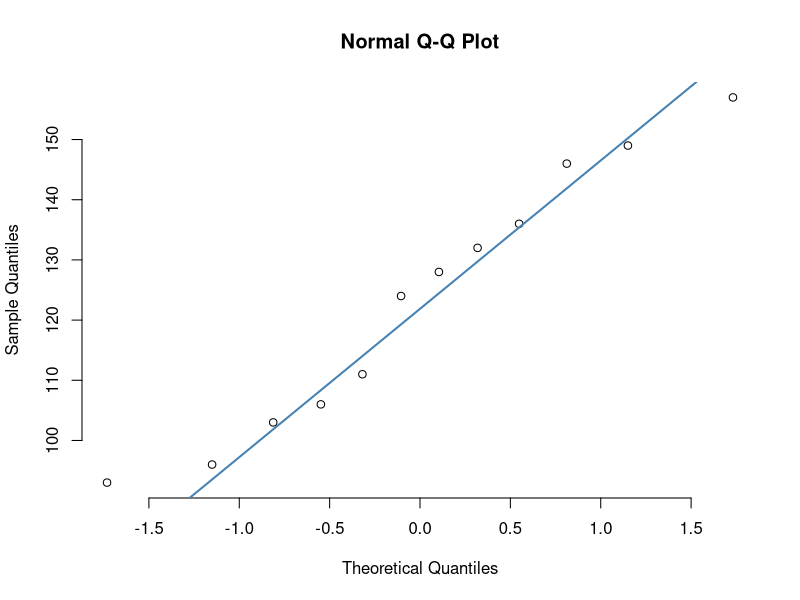
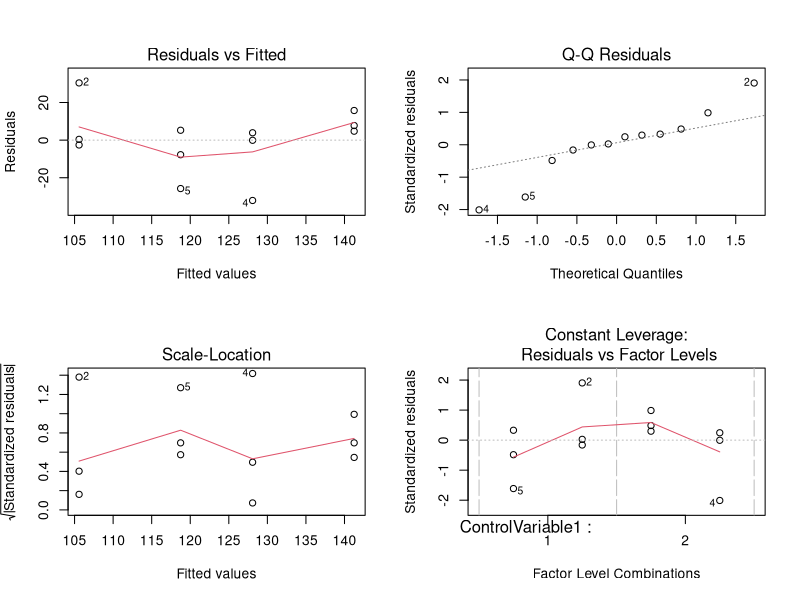

Recreate these plots in R, in order.
## ---- chunk 1
knitr::opts_chunk$set(echo = TRUE)
## ---- chunk 2
ControlVariable1=c("1","1","2","2","1","1","2","2","1","1","2","2")
ControlVariable2=c("1","2","1","2","1","2","1","2","1","2","1","2")
Outcome=c(124,136,157,96,93,103,146,128,111,106,149,132)

df<- data.frame(ControlVariable1, ControlVariable2, Outcome)

write.table(df, file='C:\\Users\\ddinh\\OneDrive\\Documents\\EXST 7004\\data.txt')
df
## ---- chunk 3
qqnorm(Outcome, pch = 1, frame = FALSE)
qqline(Outcome, col = "steelblue", lwd = 2)
## ---- chunk 4
t_obs <-(mean(Outcome) - 1)/(sqrt((sd(Outcome)^2)/length(Outcome)))
p_value<-2*pt(t_obs,df=(length(Outcome)-1),lower.tail=FALSE)
p_value
## ---- chunk 5
model.2.1 <- aov(Outcome ~ControlVariable1 + ControlVariable2)
summary(model.2.1,type=T)
## ---- chunk 6
model.2.2 <- aov(Outcome~ControlVariable1 + ControlVariable2 + ControlVariable1*ControlVariable2)
summary(model.2.2)
## ---- chunk 7
TukeyHSD(model.2.1)
## ---- chunk 8
par(mfrow=c(2,2))
plot(model.2.1)
## ---- chunk 9
lm.model<-lm (Outcome~ControlVariable1 + ControlVariable2,data = df)
summary (lm.model)
